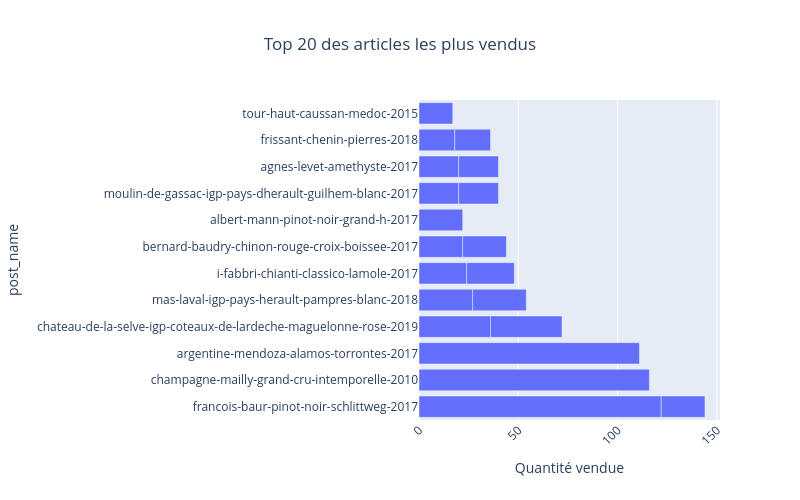

The notebook cell this image was saved under:
### Code cell
#Graphique en barre des 20 premiers articles avec plotly express
import plotly.express as px

# Graphique en barres
fig = px.bar(top20_quantite,x='total_sales',y='post_name',        
    title='Top 20 des articles les plus vendus',
    labels={'sku': 'SKU', 'total_sales': 'Quantité vendue'})

# Améliorations visuelles
fig.update_layout(
    xaxis_tickangle=-45,
    title_x=0.5)
fig.update_layout(
    width=800,
    height=500)
fig.update_layout(
    yaxis={'automargin': True})

fig.show()

### Figure 1 — Plotly figure (JSON) as saved in the notebook; plotly's stock layout.template omitted (floating-point values rounded to 4 significant figures)
{"data": [{"alignmentgroup": "True", "hovertemplate": "Quantité vendue=%{x}<br>post_name=%{y}<extra></extra>", "legendgroup": "", "marker": {"color": "#636efa", "pattern": {"shape": ""}}, "name": "", "offsetgroup": "", "orientation": "h", "showlegend": false, "textposition": "auto", "type": "bar", "x": [122, 116, 111, 36, 36, 27, 27, 24, 24, 22, 22, 22, 22, 20, 20, 20, 20, 18, 18, 17], "xaxis": "x", "y": ["francois-baur-pinot-noir-schlittweg-2017", "champagne-mailly-grand-cru-intemporelle-2010", "argentine-mendoza-alamos-torrontes-2017", "chateau-de-la-selve-igp-coteaux-de-lardeche-maguelonne-rose-2019", "chateau-de-la-selve-igp-coteaux-de-lardeche-maguelonne-rose-2019", "mas-laval-igp-pays-herault-pampres-blanc-2018", "mas-laval-igp-pays-herault-pampres-blanc-2018", "i-fabbri-chianti-classico-lamole-2017", "i-fabbri-chianti-classico-lamole-2017", "bernard-baudry-chinon-rouge-croix-boissee-2017", "bernard-baudry-chinon-rouge-croix-boissee-2017", "francois-baur-pinot-noir-schlittweg-2017", "albert-mann-pinot-noir-grand-h-2017", "moulin-de-gassac-igp-pays-dherault-guilhem-blanc-2017", "moulin-de-gassac-igp-pays-dherault-guilhem-blanc-2017", "agnes-levet-amethyste-2017", "agnes-levet-amethyste-2017", "frissant-chenin-pierres-2018", "frissant-chenin-pierres-2018", "tour-haut-caussan-medoc-2015"], "yaxis": "y"}], "layout": {"barmode": "relative", "height": 500, "legend": {"tracegroupgap": 0}, "title": {"text": "Top 20 des articles les plus vendus", "x": 0.5}, "width": 800, "xaxis": {"anchor": "y", "domain": [0, 1], "tickangle": -45, "title": {"text": "Quantité vendue"}}, "yaxis": {"anchor": "x", "automargin": true, "domain": [0, 1], "title": {"text": "post_name"}}}}
